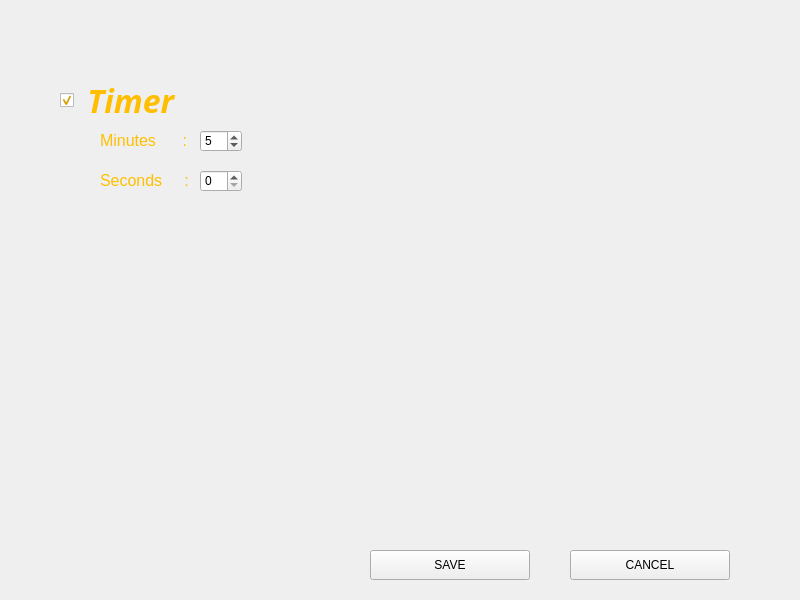
<?xml version="1.0" encoding="UTF-8"?>
<ui version="4.0">
 <class>optionPage</class>
 <widget class="QWidget" name="optionPage">
  <property name="geometry">
   <rect>
    <x>0</x>
    <y>0</y>
    <width>800</width>
    <height>600</height>
   </rect>
  </property>
  <property name="windowTitle">
   <string>Options</string>
  </property>
  <widget class="QCheckBox" name="timer">
   <property name="geometry">
    <rect>
     <x>60</x>
     <y>70</y>
     <width>171</width>
     <height>61</height>
    </rect>
   </property>
   <property name="font">
    <font>
     <family>Adobe Heiti Std R</family>
     <pointsize>24</pointsize>
     <weight>75</weight>
     <italic>true</italic>
     <bold>true</bold>
    </font>
   </property>
   <property name="styleSheet">
    <string notr="true">color : #ffbf00</string>
   </property>
   <property name="text">
    <string> Timer</string>
   </property>
   <property name="checked">
    <bool>true</bool>
   </property>
  </widget>
  <widget class="QSpinBox" name="minValue">
   <property name="geometry">
    <rect>
     <x>200</x>
     <y>130</y>
     <width>42</width>
     <height>22</height>
    </rect>
   </property>
   <property name="maximum">
    <number>99</number>
   </property>
   <property name="value">
    <number>5</number>
   </property>
  </widget>
  <widget class="QSpinBox" name="secValue">
   <property name="geometry">
    <rect>
     <x>200</x>
     <y>170</y>
     <width>42</width>
     <height>22</height>
    </rect>
   </property>
   <property name="maximum">
    <number>60</number>
   </property>
  </widget>
  <widget class="QLabel" name="min">
   <property name="geometry">
    <rect>
     <x>100</x>
     <y>130</y>
     <width>101</width>
     <height>21</height>
    </rect>
   </property>
   <property name="font">
    <font>
     <pointsize>12</pointsize>
    </font>
   </property>
   <property name="styleSheet">
    <string notr="true">color : #ffbf00</string>
   </property>
   <property name="text">
    <string>Minutes      :</string>
   </property>
  </widget>
  <widget class="QLabel" name="sec">
   <property name="geometry">
    <rect>
     <x>100</x>
     <y>170</y>
     <width>101</width>
     <height>21</height>
    </rect>
   </property>
   <property name="font">
    <font>
     <pointsize>12</pointsize>
    </font>
   </property>
   <property name="styleSheet">
    <string notr="true">color : #ffbf00</string>
   </property>
   <property name="text">
    <string>Seconds     :</string>
   </property>
  </widget>
  <widget class="QPushButton" name="save">
   <property name="geometry">
    <rect>
     <x>370</x>
     <y>550</y>
     <width>160</width>
     <height>30</height>
    </rect>
   </property>
   <property name="styleSheet">
    <string notr="true"/>
   </property>
   <property name="text">
    <string>SAVE</string>
   </property>
  </widget>
  <widget class="QPushButton" name="cancel">
   <property name="geometry">
    <rect>
     <x>570</x>
     <y>550</y>
     <width>160</width>
     <height>30</height>
    </rect>
   </property>
   <property name="text">
    <string>CANCEL</string>
   </property>
  </widget>
 </widget>
 <resources/>
 <connections/>
</ui>
